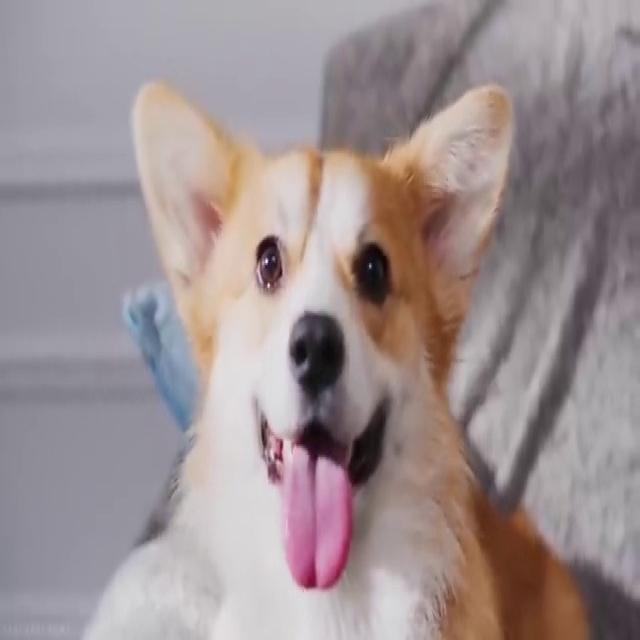
#> input picture scripts/hog/test_photo.jpg, 640 x 640 px
$ python -i ColorStructure.py   (imports and definitions only)
#> lines starting #> are read from the running program, lines starting #| are printed output that depends on the picture; after the words box and inside, x2 and y2 are one past the last pixel; in counts of white or black regions, pixels touching at a corner belong together
#> further down, picture is the input picture: shape (640, 640, 3); mean B, G, R 146.3, 144.4, 157.4
import cv2
import numpy as np


class ColorStructureDescriptor:
    def __init__(self, quantization_levels=32, window_size=8):
        self.quantization_levels = quantization_levels
        self.window_size = window_size

        if quantization_levels == 32:
            self.h_bins, self.s_bins, self.v_bins = 8, 2, 2
        elif quantization_levels == 64:
            self.h_bins, self.s_bins, self.v_bins = 8, 4, 2
        elif quantization_levels == 128:
            self.h_bins, self.s_bins, self.v_bins = 16, 4, 2
        elif quantization_levels == 256:
            self.h_bins, self.s_bins, self.v_bins = 16, 4, 4
        else:
            cbrt = int(round(quantization_levels ** (1 / 3)))
            self.h_bins = cbrt
            self.s_bins = cbrt
            self.v_bins = quantization_levels // (cbrt * cbrt)

        self.kernel = cv2.getStructuringElement(cv2.MORPH_RECT, (window_size, window_size))

    def describe(self, image):
        target_width = 256
        h, w = image.shape[:2]
#> h = 640; w = 640
        scale = target_width / float(w)
#> scale = 0.4
        new_h = int(h * scale)
#> new_h = 256
        resized_image = cv2.resize(image, (target_width, new_h), interpolation=cv2.INTER_AREA)

        hsv = cv2.cvtColor(resized_image, cv2.COLOR_BGR2HSV)
#> hsv: shape (256, 256, 3); mean H, S, V 106.8, 35.2, 160.5

        h_idx = np.floor((hsv[:, :, 0] / 180.0) * self.h_bins).astype(np.int32)
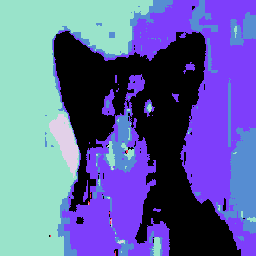
#> h_idx: shape (256, 256) int32; 7 distinct labels, from 0 to 7; one colour per label, 0 black
        s_idx = np.floor((hsv[:, :, 1] / 256.0) * self.s_bins).astype(np.int32)
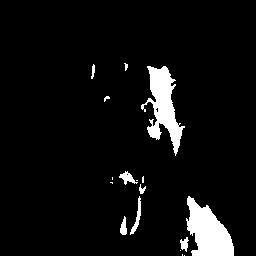
#> s_idx: shape (256, 256) int32; values 0 (black) and 1 (white), 6.1% white; 17 white regions (9 under 20 px), largest, box (x1, y1, x2, y2) and area: (186, 196, 234, 256) 1745, (141, 66, 185, 156) 1677, (130, 196, 141, 235) 136
        v_idx = np.floor((hsv[:, :, 2] / 256.0) * self.v_bins).astype(np.int32)
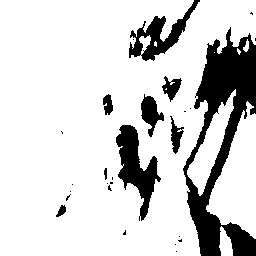
#> v_idx: shape (256, 256) int32; values 0 (black) and 1 (white), 82.8% white; 27 black regions (18 under 20 px), largest, box (x1, y1, x2, y2) and area: (183, 27, 256, 256) 6831, (116, 125, 161, 221) 1818, (129, 0, 200, 61) 1347

        h_idx = np.clip(h_idx, 0, self.h_bins - 1)
        s_idx = np.clip(s_idx, 0, self.s_bins - 1)
        v_idx = np.clip(v_idx, 0, self.v_bins - 1)

        quantized_image = (h_idx * (self.s_bins * self.v_bins)) + (s_idx * self.v_bins) + v_idx
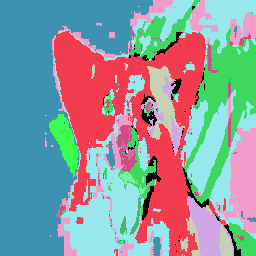
#> quantized_image: shape (256, 256) int32; 18 distinct labels, from 0 to 31; one colour per label, 0 black

        feature_vector = np.zeros(self.quantization_levels, dtype=np.float32)

        for k in range(self.quantization_levels):
            binary_mask = (quantized_image == k).astype(np.uint8)

            if cv2.countNonZero(binary_mask) == 0:
                continue

            dilated_mask = cv2.dilate(binary_mask, self.kernel)

            count = cv2.countNonZero(dilated_mask)
            feature_vector[k] = count
#> this loop made 32 passes
#> count on passes 1, 2, 3, 4, 5, 6, 10, 17, 18, 21, 22, 25: 6493, 22169, 4234, 4649, 90, 472, 176, 245, 2081, 1066, 23781, 5118
#> pass 1, in describe, `dilated_mask = cv2.dilate(binary_mask, self.kernel)`:
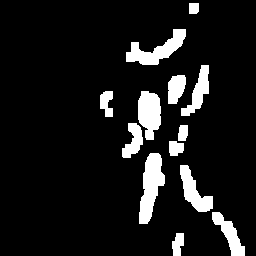
#> dilated_mask: shape (256, 256); values 0 (black) and 1 (white), 9.9% white; 13 white regions, largest, box (x1, y1, x2, y2) and area: (139, 153, 165, 224) 1087, (126, 29, 186, 65) 929, (138, 91, 161, 140) 857
#> after the loop:
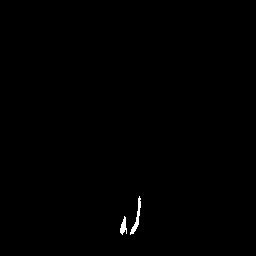
#> binary_mask: shape (256, 256); values 0 (black) and 1 (white), 0.31% white; 2 white regions, box (x1, y1, x2, y2) and area: (130, 196, 141, 235) 124, (120, 216, 127, 235) 77
#> after the loop:
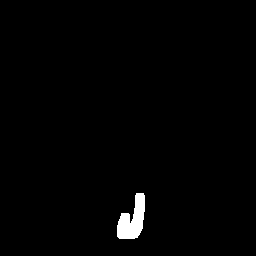
#> dilated_mask: shape (256, 256); values 0 (black) and 1 (white), 1.2% white; 1 white region, box (x1, y1, x2, y2) and area: (117, 193, 145, 239) 791
#> after the loop, feature_vector = 32 values, max 27419 at index 29, min 0 at index 6, mean 4087.8

        total_pixels = resized_image.shape[0] * resized_image.shape[1]
#> total_pixels = 65536
        if total_pixels > 0:
            feature_vector /= total_pixels
#> feature_vector = 32 values, max 0.418 at index 29, min 0 at index 6, mean 0.0624

        return feature_vector

>>> import cv2
>>> picture = cv2.imread('../hog/test_photo.jpg')
>>> result = ColorStructureDescriptor().describe(picture)
#> result has the same summary as feature_vector in describe
